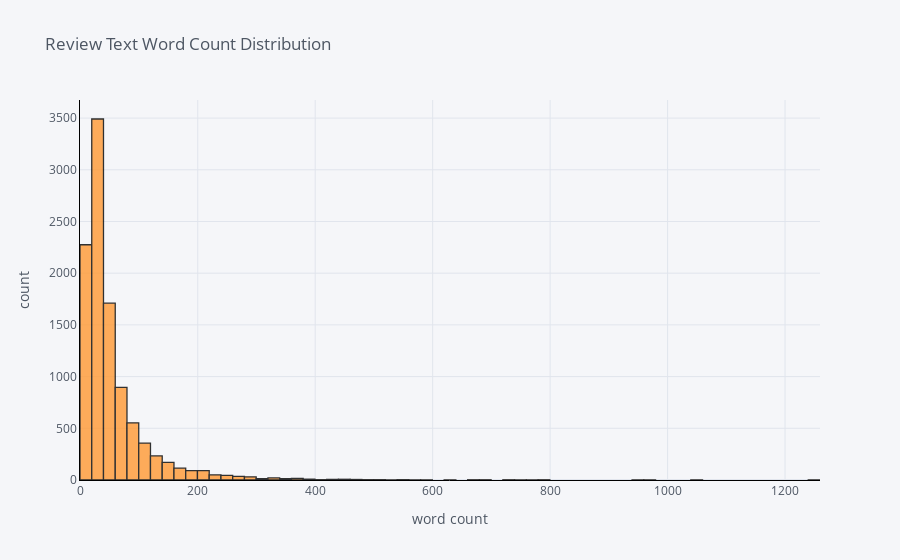

This figure's notebook cell:
### Markdown cell above
## Review Text Word Count Distribution
**Let's check out the word count of review text**

### Code cell
process_reviews['word_count'].iplot(
    kind='hist',
    bins=100,
    xTitle='word count',
    linecolor='black',
    yTitle='count',
    title='Review Text Word Count Distribution')

### Figure 1 — Plotly figure (JSON) as saved in the notebook; plotly's stock layout.template omitted (floating-point values rounded to 4 significant figures; data arrays with more than 128 entries replaced by an {"elided": "..."} marker saying what was removed)
{"data": [{"histfunc": "count", "histnorm": "", "marker": {"color": "rgba(255, 153, 51, 1.0)", "line": {"color": "#000000", "width": 1.3}}, "name": "word_count", "nbinsx": 100, "opacity": 0.8, "orientation": "v", "type": "histogram", "x": {"elided": "10261 int values"}}], "layout": {"barmode": "overlay", "legend": {"bgcolor": "#F5F6F9", "font": {"color": "#4D5663"}}, "paper_bgcolor": "#F5F6F9", "plot_bgcolor": "#F5F6F9", "title": {"font": {"color": "#4D5663"}, "text": "Review Text Word Count Distribution"}, "xaxis": {"gridcolor": "#E1E5ED", "linecolor": "black", "showgrid": true, "tickfont": {"color": "#4D5663"}, "title": {"font": {"color": "#4D5663"}, "text": "word count"}, "zerolinecolor": "#E1E5ED"}, "yaxis": {"gridcolor": "#E1E5ED", "linecolor": "black", "showgrid": true, "tickfont": {"color": "#4D5663"}, "title": {"font": {"color": "#4D5663"}, "text": "count"}, "zerolinecolor": "#E1E5ED"}}}
